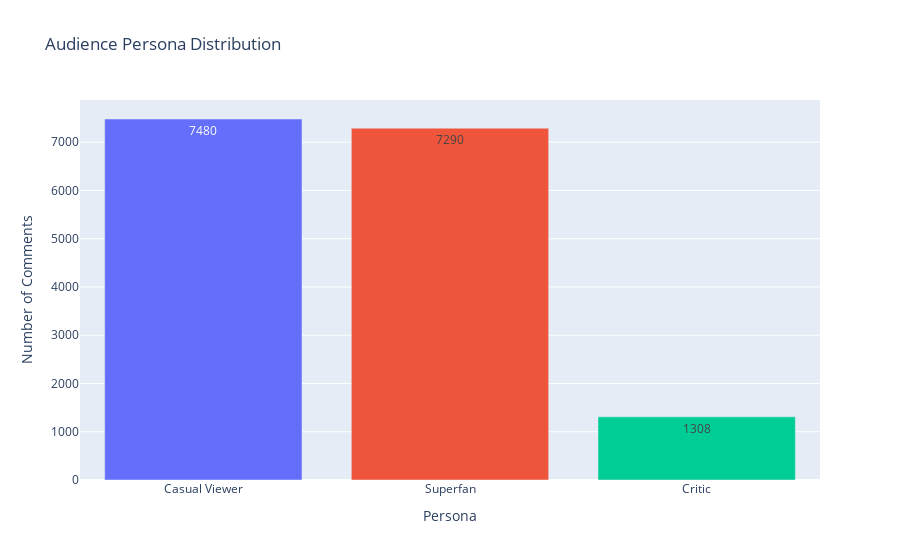
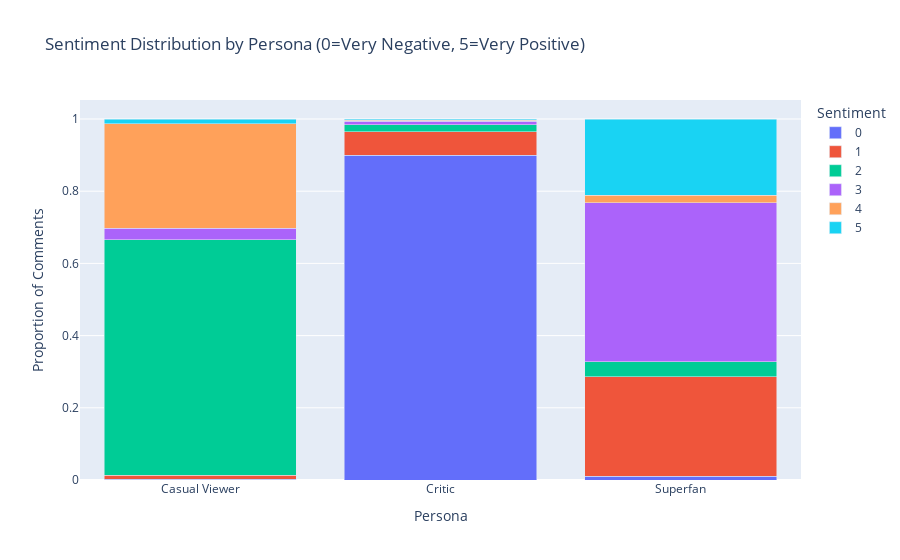

The notebook cell saved with these charts, in order:
### Code cell
import pandas as pd
import numpy as np
from transformers import AutoTokenizer, AutoModelForSequenceClassification
from sklearn.cluster import KMeans
from sklearn.preprocessing import StandardScaler
import torch
import plotly.express as px
from tqdm import tqdm

# Load the saved tokenizer and model
tokenizer = AutoTokenizer.from_pretrained("./deberta_sentiment_model")
model = AutoModelForSequenceClassification.from_pretrained("./deberta_sentiment_model", output_hidden_states=True)
model.eval().to(torch.device("cuda" if torch.cuda.is_available() else "cpu"))

# Load the actual dataset
try:
    df = pd.read_csv("cleaned_youtube_reviews.csv")
    df = df[['Cleaned_Review', 'Sentiment']].dropna()
    df['Sentiment'] = df['Sentiment'].astype(int)
except FileNotFoundError:
    print("Error: 'cleaned_youtube_reviews.csv' not found. Please ensure the file exists.")
    exit()

# Get real-time comment
my_comment = input("Enter your comment: ").strip()
if not my_comment:
    print("Error: No comment provided. Please enter a valid comment.")
    exit()

texts = df['Cleaned_Review'].tolist() + [my_comment]

# Predict sentiment (only for your comment)
def predict_sentiment(text, tokenizer, model):
    encodings = tokenizer(text, truncation=True, padding=True, max_length=256, return_tensors="pt")
    encodings = {key: val.to(model.device) for key, val in encodings.items()}
    with torch.no_grad():
        outputs = model(**encodings)
        logits = outputs.logits
        probs = torch.softmax(logits, dim=1).cpu().numpy()[0]
        predicted_class = torch.argmax(logits, dim=1).cpu().item()
    print(f"Probabilities for '{text}': {probs}")
    return predicted_class

my_sentiment = predict_sentiment(my_comment, tokenizer, model)

# Get embeddings
def get_deberta_embeddings(texts, batch_size=16):
    embeddings = []
    for i in tqdm(range(0, len(texts), batch_size), desc="Generating DeBERTa Embeddings"):
        batch_texts = texts[i:i + batch_size]
        encodings = tokenizer(batch_texts, truncation=True, padding=True, max_length=256, return_tensors="pt")
        encodings = {key: val.to(model.device) for key, val in encodings.items()}
        with torch.no_grad():
            outputs = model(**encodings)
            cls_embeddings = outputs.hidden_states[-1][:, 0, :].cpu().numpy()
            embeddings.extend(cls_embeddings)
    return np.array(embeddings)

embeddings = get_deberta_embeddings(texts)

# Standardize embeddings
scaler = StandardScaler()
scaled_embeddings = scaler.fit_transform(embeddings)

# Combine embeddings with sentiment (stronger weight)
sentiments = np.array(df['Sentiment'].tolist() + [my_sentiment]).reshape(-1, 1)
combined_features = np.hstack((scaled_embeddings, sentiments * 5.0))  # Increase weight to 5.0

# Cluster with combined features
num_clusters = 3
kmeans = KMeans(n_clusters=num_clusters, random_state=42)
persona_labels = kmeans.fit_predict(combined_features)

# Assign initial cluster labels
df['Cluster'] = persona_labels[:-1]
my_cluster_label = persona_labels[-1]

# Calculate cluster sentiments
cluster_sentiments = df.groupby('Cluster')['Sentiment'].mean()
print("\nAverage Sentiment per Cluster (from dataset):")
for cluster, avg_sentiment in cluster_sentiments.items():
    print(f"Cluster {cluster}: {avg_sentiment:.2f}")

# Sort clusters by average sentiment and assign personas
cluster_order = cluster_sentiments.sort_values().index
persona_map = {
    cluster_order[0]: "Critic",        # Lowest sentiment
    cluster_order[1]: "Casual Viewer", # Middle sentiment
    cluster_order[2]: "Superfan"       # Highest sentiment
}
df['Persona'] = df['Cluster'].map(persona_map)

# Post-process: Reassign my comment to closest sentiment cluster
cluster_avg_list = cluster_sentiments.values
my_persona = persona_map[np.argmin(np.abs(cluster_avg_list - my_sentiment))]

# Combine data with corrected sentiments
df_with_my_comment = pd.concat([df, pd.DataFrame({
    'Cleaned_Review': [my_comment],
    'Sentiment': [my_sentiment],
    'Persona': [my_persona],
    'Cluster': [my_cluster_label]  # Keep original cluster for reference
})], ignore_index=True)

# Print results
print(f"\nProcessing complete.")
print(f"My Comment: '{my_comment}'")
print(f"Predicted Sentiment: {my_sentiment} (0=Very Negative, 5=Very Positive)")
print(f"Assigned Persona: {my_persona} (Initial Cluster: {my_cluster_label})")

# Inspect clusters
for persona in persona_map.values():
    cluster_reviews = df_with_my_comment[df_with_my_comment['Persona'] == persona][['Cleaned_Review', 'Sentiment']].head(3).values
    print(f"\nSample {persona} Reviews (Sentiment):")
    for review, sentiment in cluster_reviews:
        print(f" - '{review}' ({sentiment})")

# Persona distribution graph
persona_counts = df_with_my_comment['Persona'].value_counts().reset_index()
persona_counts.columns = ['Persona', 'Count']
fig_persona = px.bar(persona_counts, x='Persona', y='Count', title="Audience Persona Distribution",
                     color='Persona', text=persona_counts['Count'].apply(lambda x: f'{x}'), height=500)
fig_persona.update_traces(textposition='auto')
fig_persona.update_layout(showlegend=False, xaxis_title="Persona", yaxis_title="Number of Comments")
fig_persona.show()

# Sentiment distribution graph
persona_sentiment = df_with_my_comment.groupby('Persona')['Sentiment'].value_counts(normalize=True).unstack().fillna(0)
persona_sentiment = persona_sentiment.reset_index()
fig_sentiment = px.bar(persona_sentiment.melt(id_vars=['Persona'], value_vars=[0, 1, 2, 3, 4, 5],
                                              var_name='Sentiment', value_name='Proportion'),
                       x='Persona', y='Proportion', color='Sentiment', barmode='stack',
                       title="Sentiment Distribution by Persona (0=Very Negative, 5=Very Positive)", height=500)
fig_sentiment.update_layout(xaxis_title="Persona", yaxis_title="Proportion of Comments")
fig_sentiment.show()

### Figure 1 — Plotly figure (JSON) as saved in the notebook; plotly's stock layout.template omitted (floating-point values rounded to 4 significant figures)
{"data": [{"alignmentgroup": "True", "hovertemplate": "Persona=%{x}<br>Count=%{y}<br>text=%{text}<extra></extra>", "legendgroup": "Casual Viewer", "marker": {"color": "#636efa", "pattern": {"shape": ""}}, "name": "Casual Viewer", "offsetgroup": "Casual Viewer", "orientation": "v", "showlegend": true, "text": ["7480"], "textposition": "auto", "type": "bar", "x": ["Casual Viewer"], "xaxis": "x", "y": [7480], "yaxis": "y"}, {"alignmentgroup": "True", "hovertemplate": "Persona=%{x}<br>Count=%{y}<br>text=%{text}<extra></extra>", "legendgroup": "Superfan", "marker": {"color": "#EF553B", "pattern": {"shape": ""}}, "name": "Superfan", "offsetgroup": "Superfan", "orientation": "v", "showlegend": true, "text": ["7290"], "textposition": "auto", "type": "bar", "x": ["Superfan"], "xaxis": "x", "y": [7290], "yaxis": "y"}, {"alignmentgroup": "True", "hovertemplate": "Persona=%{x}<br>Count=%{y}<br>text=%{text}<extra></extra>", "legendgroup": "Critic", "marker": {"color": "#00cc96", "pattern": {"shape": ""}}, "name": "Critic", "offsetgroup": "Critic", "orientation": "v", "showlegend": true, "text": ["1308"], "textposition": "auto", "type": "bar", "x": ["Critic"], "xaxis": "x", "y": [1308], "yaxis": "y"}], "layout": {"autosize": true, "barmode": "relative", "legend": {"title": {"text": "Persona"}, "tracegroupgap": 0}, "showlegend": false, "title": {"text": "Audience Persona Distribution"}, "xaxis": {"anchor": "y", "autorange": true, "categoryarray": ["Casual Viewer", "Superfan", "Critic"], "categoryorder": "array", "domain": [0, 1], "range": [-0.5, 2.5], "title": {"text": "Persona"}, "type": "category"}, "yaxis": {"anchor": "x", "autorange": true, "domain": [0, 1], "range": [0, 7874.0], "title": {"text": "Number of Comments"}, "type": "linear"}}}

### Figure 2 — Plotly figure (JSON) as saved in the notebook; plotly's stock layout.template omitted (floating-point values rounded to 4 significant figures)
{"data": [{"alignmentgroup": "True", "hovertemplate": "Sentiment=0<br>Persona=%{x}<br>Proportion=%{y}<extra></extra>", "legendgroup": "0", "marker": {"color": "#636efa", "pattern": {"shape": ""}}, "name": "0", "offsetgroup": "0", "orientation": "v", "showlegend": true, "textposition": "auto", "type": "bar", "x": ["Casual Viewer", "Critic", "Superfan"], "xaxis": "x", "y": [0.002005, 0.8998, 0.01029], "yaxis": "y"}, {"alignmentgroup": "True", "hovertemplate": "Sentiment=1<br>Persona=%{x}<br>Proportion=%{y}<extra></extra>", "legendgroup": "1", "marker": {"color": "#EF553B", "pattern": {"shape": ""}}, "name": "1", "offsetgroup": "1", "orientation": "v", "showlegend": true, "textposition": "auto", "type": "bar", "x": ["Casual Viewer", "Critic", "Superfan"], "xaxis": "x", "y": [0.01123, 0.06422, 0.2752], "yaxis": "y"}, {"alignmentgroup": "True", "hovertemplate": "Sentiment=2<br>Persona=%{x}<br>Proportion=%{y}<extra></extra>", "legendgroup": "2", "marker": {"color": "#00cc96", "pattern": {"shape": ""}}, "name": "2", "offsetgroup": "2", "orientation": "v", "showlegend": true, "textposition": "auto", "type": "bar", "x": ["Casual Viewer", "Critic", "Superfan"], "xaxis": "x", "y": [0.6524, 0.01988, 0.04252], "yaxis": "y"}, {"alignmentgroup": "True", "hovertemplate": "Sentiment=3<br>Persona=%{x}<br>Proportion=%{y}<extra></extra>", "legendgroup": "3", "marker": {"color": "#ab63fa", "pattern": {"shape": ""}}, "name": "3", "offsetgroup": "3", "orientation": "v", "showlegend": true, "textposition": "auto", "type": "bar", "x": ["Casual Viewer", "Critic", "Superfan"], "xaxis": "x", "y": [0.03142, 0.009939, 0.4399], "yaxis": "y"}, {"alignmentgroup": "True", "hovertemplate": "Sentiment=4<br>Persona=%{x}<br>Proportion=%{y}<extra></extra>", "legendgroup": "4", "marker": {"color": "#FFA15A", "pattern": {"shape": ""}}, "name": "4", "offsetgroup": "4", "orientation": "v", "showlegend": true, "textposition": "auto", "type": "bar", "x": ["Casual Viewer", "Critic", "Superfan"], "xaxis": "x", "y": [0.2893, 0.003058, 0.02099], "yaxis": "y"}, {"alignmentgroup": "True", "hovertemplate": "Sentiment=5<br>Persona=%{x}<br>Proportion=%{y}<extra></extra>", "legendgroup": "5", "marker": {"color": "#19d3f3", "pattern": {"shape": ""}}, "name": "5", "offsetgroup": "5", "orientation": "v", "showlegend": true, "textposition": "auto", "type": "bar", "x": ["Casual Viewer", "Critic", "Superfan"], "xaxis": "x", "y": [0.01364, 0.003058, 0.2111], "yaxis": "y"}], "layout": {"autosize": true, "barmode": "stack", "legend": {"title": {"text": "Sentiment"}, "tracegroupgap": 0}, "title": {"text": "Sentiment Distribution by Persona (0=Very Negative, 5=Very Positive)"}, "xaxis": {"anchor": "y", "autorange": true, "domain": [0, 1], "range": [-0.5, 2.5], "title": {"text": "Persona"}, "type": "category"}, "yaxis": {"anchor": "x", "autorange": true, "domain": [0, 1], "range": [0, 1.053], "title": {"text": "Proportion of Comments"}, "type": "linear"}}}
